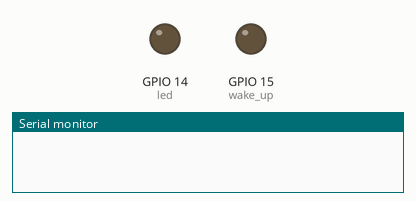
Simulated run of this program. Board: ESP32-S3. On the bench: output pins drawn as LEDs (lit = HIGH), the last lines printed to the serial monitor. The modem accepts every AT command (registered, SIM ready, sends succeed) and sends nothing else.

Above: at 0.1 s.
At 21.5 s:
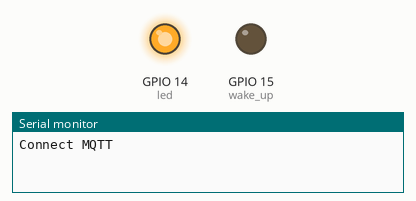
At 22.65 s:
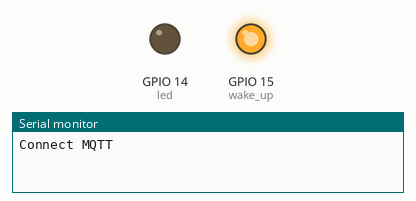
Timing chart, 0 to 60.4 s (numbered marks = the images above):
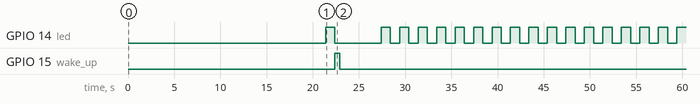

Measured:
- by itself, GPIO 14 (led): goes HIGH 1.0 s, LOW 5.0 s, 16 × (HIGH 1.0 s, LOW 1.0 s), then HIGH
- by itself, GPIO 15 (wake_up): LOW → HIGH at 22.4 s, → LOW 0.50 s later

The program:

main.cpp
```cpp
#include <Arduino.h>
#define RxPin 16
#define TxPin 17
#define BAUDRATE 115200
HardwareSerial SerialAT(2);

#define sw 13
#define wake_up 15
#define led 14
int flag = 1;
int flag1 = 0;
int state=0;
String Publish = "henrik/test"; //Publish Topic
String Subscribe = "henrik/test"; //Subscribe Topic
String Clientid = "elementz/123"; //Client ID - change this for each client as this need to be unique
String Brokeradr = "tcp://iot.traceme.dk:1883,90,0";

bool wait_for_char(char ch, uint16_t timeout);
bool wait_for_respons(String respons, uint16_t timeout);
String gsm_send_serial(String command, int delay);
void publish_message(String topic, String msg);
void led_blink();
void handle_MQTT();
void setup_esp();
void connect_MQTT();
void disconnect_MQTT();
void setup_7022();
void setup_PSM();


void setup()
{
  setup_esp();
  setup_7022();
  connect_MQTT();
}

void loop()
{
  static unsigned long next_time = millis() + 2000;

  led_blink();

  if (millis() > next_time)
  {
    next_time += 60000;
    handle_MQTT();
  }
}

bool wait_for_respons(String respons, uint16_t timeout)
{

}

bool wait_for_char(char ch, uint16_t timeout)
{
  bool done = false;
  bool ok = false;
  unsigned long exit_time = millis() + timeout;

  while((done == false) && (millis() < exit_time))
  {
    if(SerialAT.available() > 0)
    {
      // read the incoming byte:
      byte buffer[5];
      SerialAT.readBytes(buffer, 1);
      Serial.println(buffer[0], HEX);
      if (buffer[0] == ch)
      {
        done = true;
        ok = true;
      }
    }
  }
  return ok;
}

void handle_MQTT()
{
  digitalWrite(wake_up, HIGH);
  delay(500);
  digitalWrite(wake_up, LOW);
  // put in wakeup
  //PUBLISH MESSAGE
  static uint8_t n=0;
  publish_message(Publish, String(n++));
  //publish_message("morten", "henrik");
  delay(1000);
  // put in sleep
}

void setup_PSM()
{
  SerialAT.println("AT+QCPMUCFG=0");
  delay(1000);
  SerialAT.println("AT+QCPSMR=0");
  delay(1000);
  //SerialAT.println("AT+CPSMS=1,,,\"01000101\",\"00100001\");
  SerialAT.println("AT+CPSMS=0,,,\"01000101\",\"00001111\"");
  delay(10000);
  SerialAT.println("AT+QCPMUCFG=1,1");
  delay(100);
  SerialAT.println("AT+QCPMUCFG=0");
  delay(100);
  SerialAT.println("AT+CPSMS=0");
  delay(5000);
}

void connect_MQTT()
{
  //digitalWrite(PA9, HIGH);
  Serial.println("Connect MQTT");
  SerialAT.println("AT+CMQTTCONNECT?");  // test connect
  delay(100);
  // wait_for_char('\r',100); //wait for CR
  delay(100);
  SerialAT.println("AT+CMQTTACCQ?");  // test Client ID
  delay(100);
  SerialAT.println("AT+CMQTTSTART=?");  // test connect
  delay(100);
  SerialAT.println("AT+CMQTTSTART"); //Establishing MQTT Connection
  delay(1000);
  // SerialAT.println("AT+CMQTTACCQ=0,\"elementz/123\""); //Client ID - change this for each client as this need to be unique
  SerialAT.println("AT+CMQTTACCQ=0," + Clientid); //Client ID - change this for each client as this need to be unique
  delay(2000);
  SerialAT.println("AT+CMQTTCONNECT=0," + Brokeradr); //MQTT Server Name for connecting this client (org ,1)
  //SerialAT.println("AT+CMQTTCONNECT=0,\"tcp://iot.traceme.dk:1883\",90,0"); //MQTT Server Name for connecting this client (org ,1)
  //SerialAT.println("AT+CMQTTCONNECT=0,\"tcp://test.mosquitto.org:1883\",90,1"); //MQTT Server Name for connecting this client
  delay(1000);
  // digitalWrite(PA9, LOW);
}

void disconnect_MQTT()
{
  SerialAT.println("AT+CMQTTDISC=0,60"); //Establishing MQTT Connection
  delay(1000);
  SerialAT.println("AT+CMQTTREL=0"); //Establishing MQTT Connection
  delay(1000);
  SerialAT.println("AT+CMQTTSTOP"); //Establishing MQTT Connection
  delay(1000);
}

void setup_7022()
{
  SerialAT.println("AT+VIOSET=2");
  delay(1000);
  SerialAT.println("AT+CPSMS=0,,,\"01000101\",\"00001111\"");
  // Serial.println("Connecting To Server........");
  delay(1000);
  //SerialAT.println("AT+QCDNSCFG=\"8.8.8.8\",\"4.4.4.4\""); // setup name server
  //delay(1000);
  SerialAT.println("AT+QCDNSCFG?");
  delay(1000);
  SerialAT.println("AT+CGMM");
  delay(1000);
  SerialAT.println("ATI");
  delay(1000);
  SerialAT.println("AT+CGSN=2");  // Read IMEI
  delay(1000);
  SerialAT.println("AT+COPS=0"); // Auto connect (tdc= AT+COPS=1,2,"28301",9)
  delay(2000);
  SerialAT.println("AT+CGCONTRDP"); // Auto connect !! vent på IP adr
  delay(5000);
  SerialAT.println("AT+COPS?"); //
  delay(1000);
  SerialAT.println("AT+CGPADDR"); // Request the assigned IP address
  delay(1000);
  SerialAT.println("AT+CREG?");  // Auto connect (tdc= AT+COPS=1,2,"28301",9)
  delay(1000);
}
String gsm_send_serial(String command, int delay)
{
  String buff_resp = "";
  Serial.println("Send ->: " + command);
  SerialAT.println(command);
  long wtimer = millis();
  while (wtimer + delay > millis())
  {
      while (SerialAT.available())
      {
          buff_resp = SerialAT.readString();
          Serial2.println(buff_resp);
      }
  }
  Serial.println();
  return buff_resp;
}

void publish_message(String topic, String msg)
{
  while(SerialAT.available() > 0)
  {
    char incomingByte = SerialAT.read();
  }

  String cmd = "AT+CMQTTTOPIC=0," + String(topic.length());
  SerialAT.println(cmd);
  wait_for_char('>',100);
  SerialAT.println(topic);
  delay(1000);

  String payload = "AT+CMQTTPAYLOAD=0," + String(msg.length());
  SerialAT.println(payload);
  wait_for_char('>',100);
  SerialAT.println(msg);
  delay(1000);

  SerialAT.println("AT+CMQTTPUB=0,1,60");
  delay(1000);
}

void led_blink()
{
  static unsigned long next_time = millis() + 1000;
  static bool on = false;
  if (millis() > next_time)
  {
    next_time += 1000;
    if (on)
    {
      digitalWrite(led, LOW);
      on = false;
    }
    else
    {
      digitalWrite(led, HIGH);
      on = true;
    }
  }
}

void setup_esp()
{
  Serial.begin(115200);
  SerialAT.begin(BAUDRATE, SERIAL_8N1, RxPin, TxPin);;
  pinMode(sw, INPUT_PULLUP);
  pinMode(led, OUTPUT);
  digitalWrite(led, LOW);
  pinMode(wake_up, OUTPUT);
  digitalWrite(wake_up, LOW);
}

//###################################################################################################################

// #include <Arduino.h>
// #define MODEM_TX PB6
// #define MODEM_RX PB7
// //HardwareSerial Serial2(PA3, PA2);
// HardwareSerial SerialAT(PA10, PA9);

// #define sw PA0
// #define wake_up PB9
// #define led PC13
// int flag = 1;
// int flag1 = 0;
// int state=0;
// String Publish = "henrik/test"; //Publish Topic
// String Subscribe = "henrik/test"; //Subscribe Topic

// bool wait_for_char(char ch, uint16_t timeout)
// {
//   bool done = false;
//   bool ok = false;
//   unsigned long exit_time = millis() + timeout;

//   while((done == false) && (millis() < exit_time))
//   {
//     if(SerialAT.available() > 0)
//     {
//       // read the incoming byte:
//       byte buffer[5];
//       SerialAT.readBytes(buffer, 1);
//       Serial.println(buffer[0], HEX);
//       if (buffer[0] == ch)
//       {
//         done = true;
//         ok = true;
//       }
//     }
//   }
//   return ok;
// }

// String gsm_send_serial(String command, int delay)
// {
//   String buff_resp = "";
//   Serial.println("Send ->: " + command);
//   SerialAT.println(command);
//   long wtimer = millis();
//   while (wtimer + delay > millis())
//   {
//       while (SerialAT.available())
//       {
//           buff_resp = SerialAT.readString();
//           Serial2.println(buff_resp);
//       }
//   }
//   Serial.println();
//   return buff_resp;
// }

// void publish_message(String topic, String msg)
// {
//   while(SerialAT.available() > 0)
//   {
//     char incomingByte = SerialAT.read();
//   }

//   String cmd = "AT+CMQTTTOPIC=0," + String(topic.length());
//   SerialAT.println(cmd);
//   wait_for_char('>',100);
//   SerialAT.println(topic);
//   delay(1000);

//   String payload = "AT+CMQTTPAYLOAD=0," + String(msg.length());
//   SerialAT.println(payload);
//   wait_for_char('>',100);
//   SerialAT.println(msg);
//   delay(1000);

//   SerialAT.println("AT+CMQTTPUB=0,1,60");
//   delay(1000);
// }


// void setup()
// {
//   Serial.begin(115200);
//   SerialAT.begin(115200);
//   pinMode(sw, INPUT_PULLUP);
//   pinMode(led, OUTPUT);
//   digitalWrite(led, LOW);
//   pinMode(wake_up, OUTPUT);
//   digitalWrite(wake_up, LOW);
//   //SerialAT.println("modem");
//   //AT Commands for setting up the client id and Server
//   //Need to be executed once -- Open serial terminal doe seeing the debug messages
//   SerialAT.println("AT+VIOSET=2");
//   delay(1000);
//   SerialAT.println("AT+CPSMS=0,,,\"01000101\",\"00001111\"");
//   // Serial.println("Connecting To Server........");
//   delay(1000);
//   //SerialAT.println("AT+QCDNSCFG=\"8.8.8.8\",\"4.4.4.4\"");
//   //delay(1000);
//   SerialAT.println("AT+QCDNSCFG?");
//   delay(1000);
//   SerialAT.println("AT+CGMM");
//   delay(1000);
//   SerialAT.println("ATI");
//   delay(1000);
//   SerialAT.println("AT+CGSN=2");
//   delay(1000);

//   // SerialAT.println("AT+CEREG=1"); // Let the modem display network connection status
//   // delay(100);
//   //SerialAT.println("AT+CFUN=0"); // Switch off the radio module
//   //delay(100);
//   // SerialAT.println("AT+QCBAND=0,20"); // Set the frequency band to 20 for TDC (think can read
//   // delay(100);
//   // SerialAT.println("AT+CFUN=1,1"); // Switch on the radio again
//   // delay(100);
//   // SerialAT.println("AT+CGDCONT=0,,\"internet\""); // Set APN AT+CGDCONT= 0 -> 10
//   // delay(100);
//   // SerialAT.println("AT+CGDCONT=1,,\"nbiot.tdc.dk\""); // Set APN AT+CGDCONT= 0 -> 10
//   // delay(100);
//   SerialAT.println("AT+COPS=0"); // Auto connect (tdc= AT+COPS=1,2,"28301",9)
//   delay(2000);
//   SerialAT.println("AT+CGCONTRDP"); // Auto connect !! vent på IP adr
//   delay(5000);
//   SerialAT.println("AT+COPS?"); //
//   delay(1000);
//   SerialAT.println("AT+CGPADDR"); // Request the assigned IP address
//   delay(1000);
//   SerialAT.println("AT+CREG?");  // Auto connect (tdc= AT+COPS=1,2,"28301",9)
//   delay(1000);
//   delay(1000);
//   // SerialAT.println("AT+CPSMS=0");
//   // delay(1000);
//   // SerialAT.println("AT+QCPSMR=0");
//   // delay(1000);
//   // SerialAT.println("AT+CGDCONT?");
//   // delay(1000);
//   // //SerialAT.println("AT+CPSMS=1");
//   // delay(5000);
//   // //SerialAT.println("AT+QCPMUCFG=0,0");
//   // delay(100);

//   //SUBSCRIBE MESSAGE
//   //Need to be executed once
//   // SerialAT.println("AT+CMQTTSUBTOPIC=0,9,1"); //AT Command for Setting up the Subscribe Topic Name
//   // delay(1000);
//   // SerialAT.println(Subscribe); //Topic Name
//   // delay(1000);
//   // SerialAT.println("AT+CMQTTSUB=0,4,1,1"); //Length of message
//   // delay(1000);
//   // SerialAT.println("HAII"); //message
//   // delay(1000);
//   // Serial2.println("Done");
//   // SerialAT.println(""); //MQTT Server Name for connecting this client
//   // delay(1000);
// }

// void led_blink()
// {
//   static unsigned long next_time = millis() + 1000;
//   static bool on = false;
//   if (millis() > next_time)
//   {
//     next_time += 1000;
//     if (on)
//     {
//       digitalWrite(led, LOW);
//       on = false;
//     }
//     else
//     {
//       digitalWrite(led, HIGH);
//       on = true;
//     }
//   }
// }

// void handle_MQTT()
// {
//   //digitalWrite(PA9, HIGH);
//   static uint8_t n=0;
//   Serial.println("Connect MQTT");
//   digitalWrite(wake_up, HIGH);
//   delay(500);
//   digitalWrite(wake_up, LOW);
//   SerialAT.println("AT");
//   delay(100);
//   SerialAT.println("AT+QCPMUCFG=0");
//   delay(100);
//   SerialAT.println("AT+CPSMS=0");
//   delay(100);
//   SerialAT.println("AT+CGCONTRDP"); // Auto connect !! vent på IP adr
//   delay(5000);
//   SerialAT.println("AT+CMQTTSTART"); //Establishing MQTT Connection
//   delay(1000);
//   SerialAT.println("AT+CMQTTACCQ=0,\"elementz/123\""); //Client ID - change this for each client as this need to be unique
//   delay(2000);
//   SerialAT.println("AT+CMQTTCONNECT=0,\"tcp://iot.traceme.dk:1883\",90,0"); //MQTT Server Name for connecting this client (org ,1)
//   //SerialAT.println("AT+CMQTTCONNECT=0,\"tcp://test.mosquitto.org:1883\",90,1"); //MQTT Server Name for connecting this client
//   delay(1000);
//   //PUBLISH MESSAGE
//   publish_message(Publish, String(n++));
//   publish_message("morten", "henrik");
//   SerialAT.println("AT+CMQTTDISC=0,60"); //Establishing MQTT Connection
//   delay(1000);
//   SerialAT.println("AT+CMQTTREL=0"); //Establishing MQTT Connection
//   delay(1000);
//   SerialAT.println("AT+CMQTTSTOP"); //Establishing MQTT Connection
//   delay(1000);
//   //
//   //SerialAT.println("AT+QCPSMR=?");
//   //delay(1000);
//   SerialAT.println("AT+QCPMUCFG=0");
//   delay(1000);
//   SerialAT.println("AT+QCPSMR=0");
//   delay(1000);
//   //SerialAT.println("AT+CPSMS=1,,,\"01000101\",\"00100001\");
//   SerialAT.println("AT+CPSMS=0,,,\"01000101\",\"00001111\"");
//   delay(10000);
//   SerialAT.println("AT+QCPMUCFG=1,1");
//  // digitalWrite(PA9, LOW);
//   delay(100);
// }

// void loop()
// {
//   static unsigned long next_time = millis() + 2000;

//   led_blink();

//   if (millis() > next_time)
//   {
//     next_time += 50000;
//     handle_MQTT();
//   }

// }


//   // String a;
//   // if(state==0)
//   // {
//   //   if(digitalRead(sw) == 0 && flag1 == 0)
//   //   {
//   //     flag1 = 1;
//   //     digitalWrite(led, HIGH);
//   //     Serial.println("Publishing Message: LED ON");
//   //     //PUBLISH MESSAGE
//   //     publish_message(Publish, "a");
//   //   }
//   //   else if(digitalRead(sw) == 0 && flag1 == 1)
//   //   {
//   //     flag1 = 0;
//   //     digitalWrite(led, LOW);
//   //     Serial.println("Publishing Message: LED OFF");
//   //     //PUBLISH MESSAGE
//   //     publish_message(Publish, "b");
//   //   }
//   // }
//   // if(state==1)
//   // {
//   //   if(digitalRead(sw) == 0 && flag1 == 0)
//   //   {
//   //     //PUBLISH MESSAGE
//   //     flag1 = 1;
//   //     digitalWrite(led, LOW);
//   //     Serial.println("Publishing Message: LED OFF");
//   //     //PUBLISH MESSAGE
//   //     publish_message(Publish, "b");
//   //   }
//   //   else if(digitalRead(sw) == 0 && flag1 == 1)
//   //   {
//   //     flag1 = 0;
//   //     digitalWrite(led,HIGH);
//   //     Serial.println("Publishing Message: LED ON");
//   //     //PUBLISH MESSAGE
//   //     publish_message(Publish, "b");
//   //   }

//  //Receiving MODEM Response
// //   while(SerialAT.available()>0)
// //   {
// //     delay(10);
// //     a = SerialAT.readString();
// //     if(flag==0)
// //     {
// //       //Serial2.println(a);
// //     flag = 1;
// //     }
// //     //Serial2.println(b);
// //     if(a.indexOf("PAYLOAD") != -1)
// //     {
// //        flag = 0;
// //        int new1 = a.indexOf("PAYLOAD");
// //        String neww = a.substring(new1);
// //        int new2 = neww.indexOf('\n');
// //        String new3 = neww.substring(new2+1);
// //        int new4 = new3.indexOf('\n');
// //        String new5 = new3.substring(0,new4);

// //        Serial.println("Topic: led/subscribe");
// //        Serial.print("Message is: ");
// //        Serial.println(new5);
// //        new5.remove(new5.length()-1);
// //        if(new5 == "a")
// //        {
// //         state=1;
// //         Serial.println("LED ON");
// //         digitalWrite(led, HIGH);
// //        }
// //        else if(new5 == "b")
// //        {
// //         state=0;
// //         flag1=0;
// //         Serial.println("LED OFF");
// //         digitalWrite(led, LOW);
// //        }
// //     }
// //   }
// // }
```
